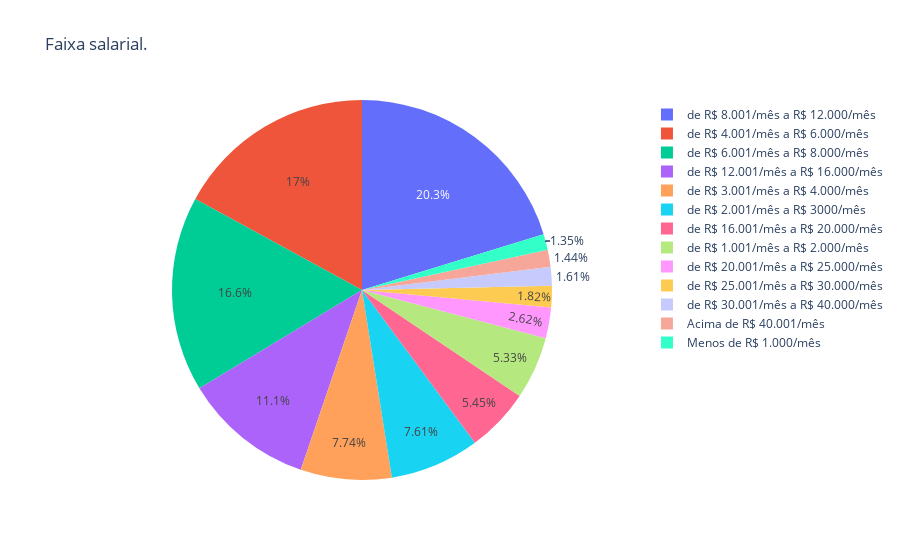

Notebook source saved alongside this figure:
### Code cell
tmp = df_2.groupby(["('P2_h ', 'Faixa salarial')"])["('P2_h ', 'Faixa salarial')"].count().reset_index(name='count')

fig = px.pie(tmp, values='count', names="('P2_h ', 'Faixa salarial')", title='Faixa salarial.')
fig.show()

### Figure 1 — Plotly figure (JSON) as saved in the notebook; plotly's stock layout.template omitted (floating-point values rounded to 4 significant figures)
{"data": [{"domain": {"x": [0, 1], "y": [0, 1]}, "hovertemplate": "('P2_h ', 'Faixa salarial')=%{label}<br>count=%{value}<extra></extra>", "labels": ["Acima de R$ 40.001/mês", "Menos de R$ 1.000/mês", "de R$ 1.001/mês a R$ 2.000/mês", "de R$ 12.001/mês a R$ 16.000/mês", "de R$ 16.001/mês a R$ 20.000/mês", "de R$ 2.001/mês a R$ 3000/mês", "de R$ 20.001/mês a R$ 25.000/mês", "de R$ 25.001/mês a R$ 30.000/mês", "de R$ 3.001/mês a R$ 4.000/mês", "de R$ 30.001/mês a R$ 40.000/mês", "de R$ 4.001/mês a R$ 6.000/mês", "de R$ 6.001/mês a R$ 8.000/mês", "de R$ 8.001/mês a R$ 12.000/mês"], "legendgroup": "", "name": "", "showlegend": true, "type": "pie", "values": [34, 32, 126, 263, 129, 180, 62, 43, 183, 38, 403, 393, 479]}], "layout": {"legend": {"tracegroupgap": 0}, "title": {"text": "Faixa salarial."}}}
